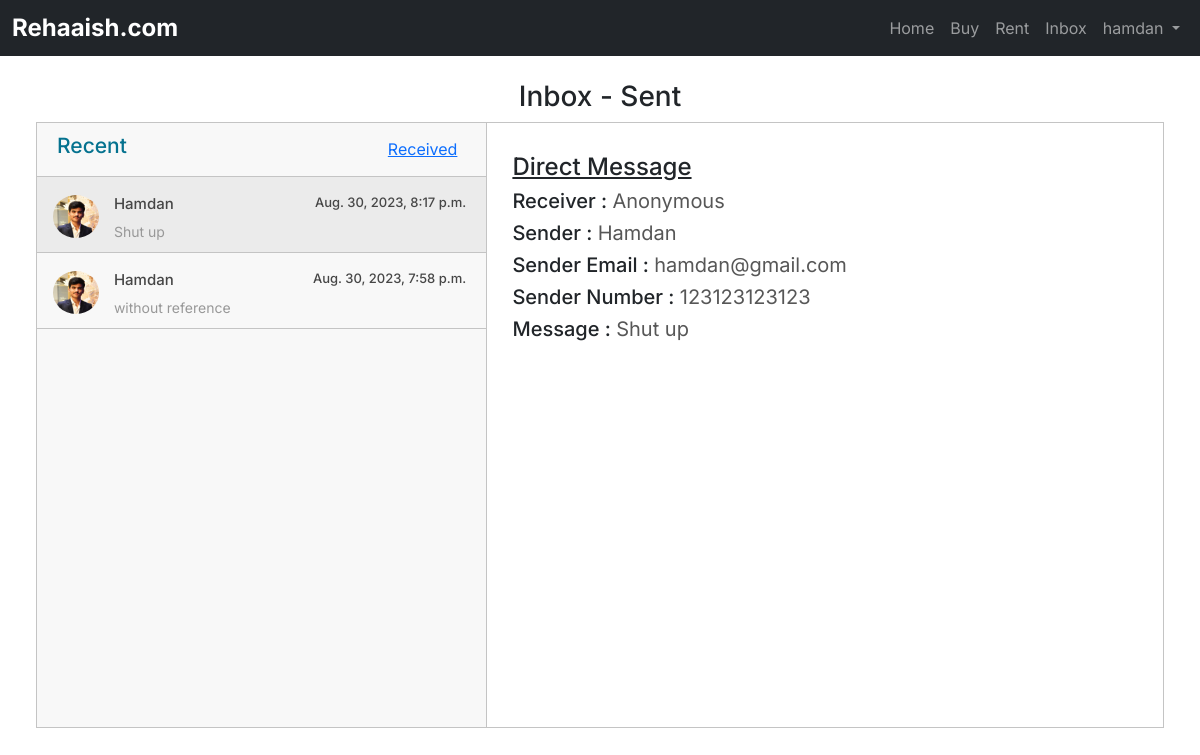
The page /social/sent/14 (signed in) on the database as committed earlier.
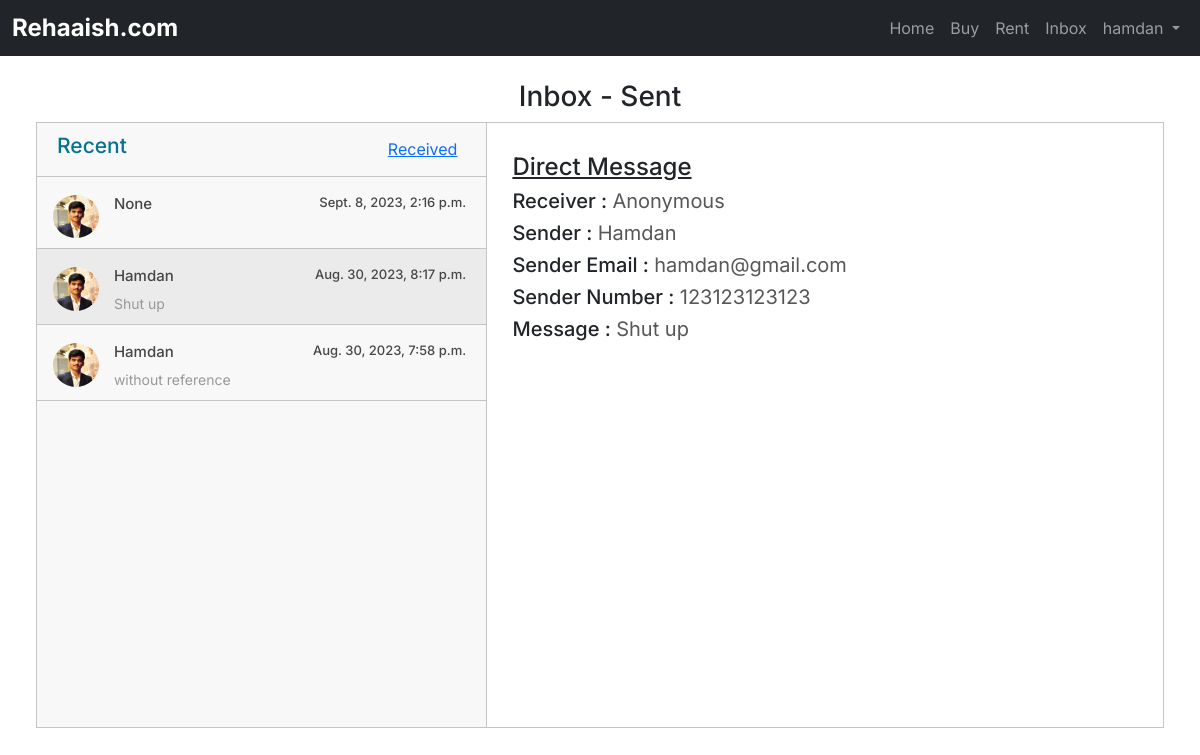
The same page on the database as committed later.
### social/models.py (models this page shows, shortened)
class Message(models.Model):
    sender = models.ForeignKey(
        CustomUser, on_delete=models.CASCADE, related_name="sender_messages", blank=True, null=True)
    receiver = models.ForeignKey(
        CustomUser, on_delete=models.CASCADE, related_name="reciever_messages", blank=True, null=True)
    sender_name = models.CharField(max_length=200, blank=True, null=True)
    sender_email = models.EmailField(blank=True, null=True)
    sender_number = models.CharField(max_length=15, blank=True, null=True)
    message_text = models.TextField(blank=True, null=True)
    property = models.ForeignKey(Property, on_delete=models.CASCADE,
                                 related_name="property_messages", blank=True, null=True)
    sent_at = models.DateTimeField(
        default=timezone.now)

### users/models.py (models this page shows, shortened)
class Profile(models.Model):
    user = models.OneToOneField(CustomUser, on_delete=models.CASCADE)
    first_name = models.CharField(max_length=100, blank=True)
    last_name = models.CharField(max_length=100, blank=True)
    contact_number = models.CharField(max_length=20, blank=True,)
    city = models.CharField(max_length=100, blank=True)
    profile_pic = models.ImageField(upload_to=profile_pic_path, blank=True,)
    description = models.CharField(max_length=500, null=True, blank=True)

### social/views.py (the view)
# urls.py: path('sent/<str:msg_id>', InboxSentView,
@login_required
def InboxSentView(request, msg_id):
    msgs = Message.objects.filter(sender=request.user).order_by("-sent_at")
    all_users = [i.receiver for i in msgs]
    msg_data = msgs.get(id=msg_id)
    context = {
        'chats': all_users,
        'msgs': msgs,
        'msg_data': msg_data,
        'is_sent': True
    }
    return render(request, 'social/inbox.html', context)

### social/templates/social/inbox.html (shortened to what the changed rows need)
{% extends 'market/base.html' %}
{% load static %}
{% block additional_css %}
    <link rel="stylesheet" href="{% static 'css/messages.css' %}">
{% endblock %}
{% block content %}
<main>
    <div class="container">
        <div class="messaging">
            <div class="inbox_msg">
                <div class="inbox_people">
                    <div class="inbox_chat">
                        {% for msg in msgs  %}
                            {% if is_sent %}
                                <a href="{% url 'social:inbox_sent' msg.id %}">
                            {% else %}
                                <a href="{% url 'social:inbox_received' msg.id %}">
                            {% endif %}
                                    <div class="chat_list {% if msg.id == msg_data.id %}active_chat{% endif %}">
                                        <div class="chat_people">
                                            <div class="chat_img" style="border-radius: 50%;
                                            overflow: hidden;"> <img src="{% if msg.sender.profile.profile_pic %}{{ msg.sender.profile.profile_pic.url }}{% else %}https://static.vecteezy.com/system/resources/previews/014/554/760/original/man-profile-negative-photo-anonymous-silhouette-human-head-businessman-worker-support-illustration-vector.jpg{% endif %}" alt="sunil"> </div>
                                            <div class="chat_ib">
                                                <h5>{{ msg.sender_name }}<span class="chat_date">{{msg.sent_at}}</span></h5>
                                                <p>{{ msg.message_text|slice:":40"|default:'' }}{% if msg.message_text|length > 40 %}...{% endif %}</p>
                                            </div>
                                        </div>
                                    </div>
                                </a>
                        {% endfor %}
                    </div>
                </div>
                <div class="mesgs">
                    <div class="msg_history">
                        {% if msg_data %}
                            {% if msg_data.property %}
                                <a href="{% url 'market:listing_data' msg_data.property.id %}">
                                    <h4 style="text-decoration: underline;">{{ msg_data.property }}</h4>
                                </a>
                            {% else %}
                                <h4 style="text-decoration: underline;">Direct Message</h4>
                            {% endif %}
                            {% if is_sent %}
                                <h5>Receiver :
                                    <span>{% if msg_data.receiver.profile.first_name %}{{msg_data.receiver.profile.first_name}}{% else %}{{msg_data.receiver}}{% endif %}</span>
                                </h5>
                            {% endif %}
                            <h5>Sender : <span>{{msg_data.sender_name}}</span></h5>
                            <h5>Sender Email : <span>{{msg_data.sender_email}}</span></h5>
                            <h5>Sender Number : <span>{{msg_data.sender_number}}</span></h5>
                            <h5>Message : <span>{{msg_data.message_text}}</span> </h5>
                        {% elif none_sent %}
                            <h4>{{ none_sent_text }} <a href="{% url 'market:listing' %}">View Listings</a></h3>
                        {% else %}
                            {% if msgs.count > 0 %}
                                <h4>Tap on any conversation to view it.</h3>
                            {% else %}
                                <h4>No messages received.</h3>
                            {% endif %}
                        {% endif %}
                    </div>
                </div>
            </div>
        </div>
    </div>
</main>
{% endblock %}

Rows that differ between the two databases and show on the page:
added Message: sender.profile_pic (picture), sender_name "None", sent_at "Sept. 8, 2023, 2:16 p.m."
